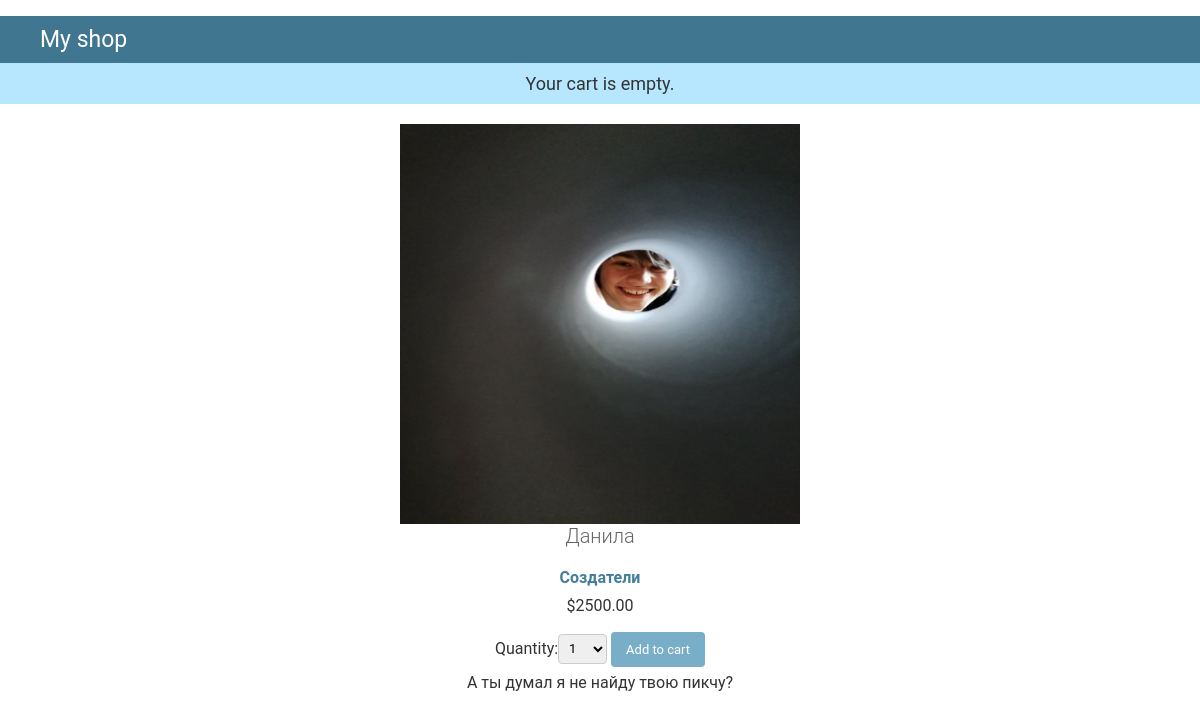
/2/danila/, run on the app's committed database.
### shop/models.py (models this page shows, shortened)
class Product(models.Model):
    category = models.ForeignKey(Category, related_name='products', on_delete = models.CASCADE)
    name = models.CharField(max_length=200, db_index=True)
    slug = models.SlugField(max_length=200, db_index=True)
    image = models.ImageField(upload_to='products/%Y/%m/%d', blank=True)
    description = models.TextField(blank=True)
    price = models.DecimalField(max_digits=10, decimal_places=2)
    stock = models.PositiveIntegerField()
    available = models.BooleanField(default=True)
    created = models.DateTimeField(auto_now_add=True)
    updated = models.DateTimeField(auto_now=True)
    class Meta:
        verbose_name = 'Продукт'
        verbose_name_plural = 'продукты'
        ordering = ('name',)
        index_together = (('id', 'slug'),)

class Category(models.Model):
    name = models.CharField(max_length=200, db_index=True)
    slug = models.SlugField(max_length=200, db_index=True, unique=True)
    def get_absolute_url(self):
        return reverse('shop:product_list_by_category',
                        args=[self.slug])
    class Meta:
        ordering = ('name',)
        verbose_name = 'Категория'
        verbose_name_plural = 'Категории'
    def __str__(self):
        return self.name

### shop/views.py (the view)
def product_detail(request, id, slug):
    product = get_object_or_404(Product,
                                id=id,
                                slug=slug,
                                available=True)
    cart_product_form = CartAddProductForm()
    return render(request, 'shop/product/detail.html', {'product': product,
                                                        'cart_product_form': cart_product_form})

### cart/forms.py
class CartAddProductForm(forms.Form):
    quantity = forms.TypedChoiceField(choices=PRODUCT_QUANTITY_CHOICES, coerce=int)
    update = forms.BooleanField(required=False, initial=False, widget=forms.HiddenInput)

### cart/cart.py (called while the page is built)
    def __len__(self):
        return sum(item['quantity'] for item in self.cart.values())

### cart/context_processors.py (called while the page is built)
def cart(request):
    return {'cart': Cart(request)}

### shop/templates/shop/product/detail.html (shortened to what this page needs)
﻿{% extends "shop/base.html" %}
{% load static %}
{% block content %}
    <div class="product-detail">
        <img src="{% if product.image %}{{ product.image.url }}{% else %}{% static "img/no_image.png" %}{% endif %}">
        <h1>{{ product.name }}</h1>
        <h2><a href="{{ product.category.get_absolute_url }}">{{ product.category }}</a></h2>
        <p class="price">${{ product.price }}</p>
            <form action="{% url "cart:cart_add" product.id %}" method="post">
                {{ cart_product_form }}
                <input type="submit" value="Add to cart">
            </form>
        {{ product.description|linebreaks }}
    </div>
{% endblock %}

### shop/static/css/base.css (style rules this page uses)
.product-detail { align-items: center; text-align: center; }
.product-detail img { width: 400; height: 400; }
body { margin: 0; padding: 0; font-size: 14px; font-family: "Roboto","Lucida Grande","DejaVu Sans","Bitstream Vera Sans",Verdana,Arial,sans-serif; color: #333; background: #fff; }
a:link, a:visited { color: #447e9b; text-decoration: none; }
p, ol, ul, dl { margin: .2em 0 .8em 0; }
p { padding: 0; line-height: 140%; }
h1,h2,h3,h4,h5 { font-weight: bold; }
h1 { margin: 0 0 20px; font-weight: 300; font-size: 20px; color: #666; }
h2 { font-size: 16px; margin: 1em 0 .5em 0; }
form { margin: 0; padding: 0; }
input, textarea, select, .form-row p, form .button { margin: 2px 0; padding: 2px 3px; vertical-align: middle; font-family: "Roboto", "Lucida Grande", Verdana, Arial, sans-serif; font-weight: normal; font-size: 13px; }
input[type=text], input[type=password], input[type=email], input[type=url], input[type=number], input[type=tel], textarea, select, .vTextField { border: 1px solid #ccc; border-radius: 4px; padding: 5px 6px; margin-top: 0; }
select { height: 30px; }
.button, input[type=submit], input[type=button], .submit-row input, a.button { background: #79aec8; padding: 10px 15px; border: none; border-radius: 4px; color: #fff; cursor: pointer; }

### data on the page
Product: image (picture), name "Данила", category "Создатели", price "2500.00", description "А ты думал я не найду твою пикчу?"
